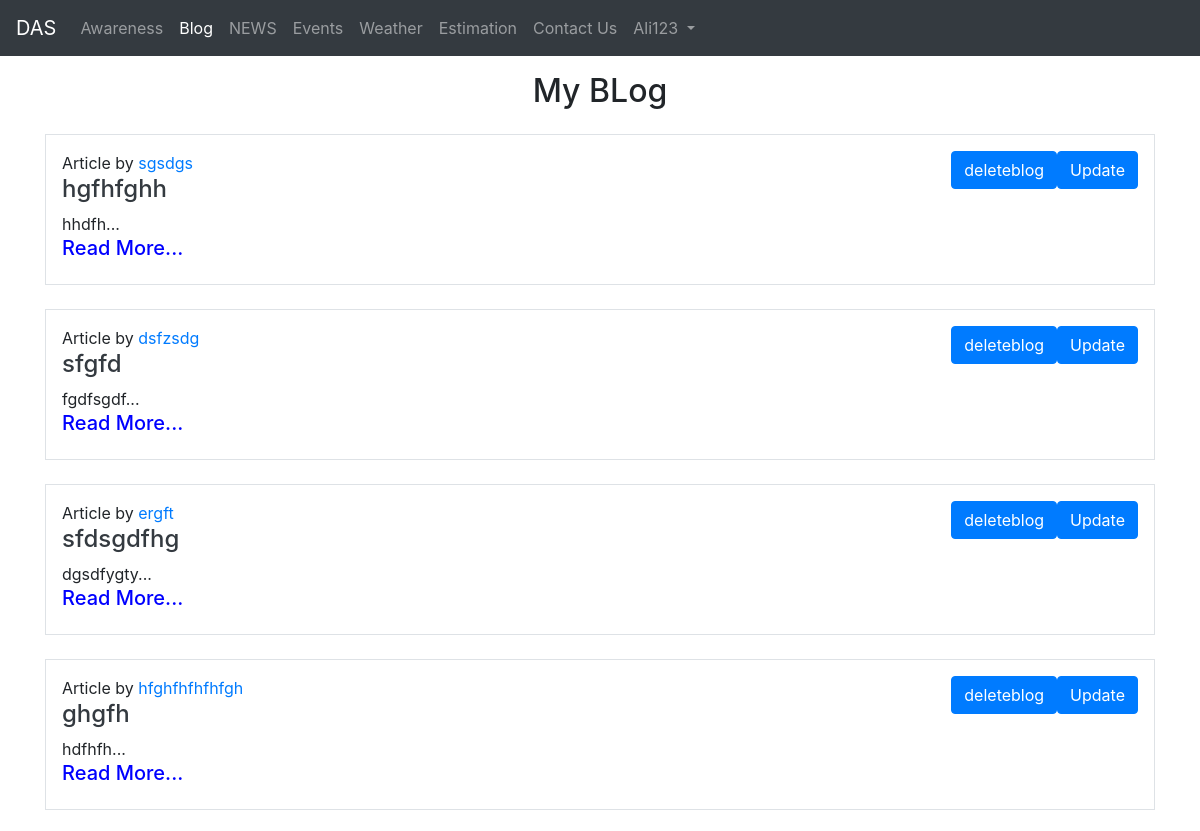
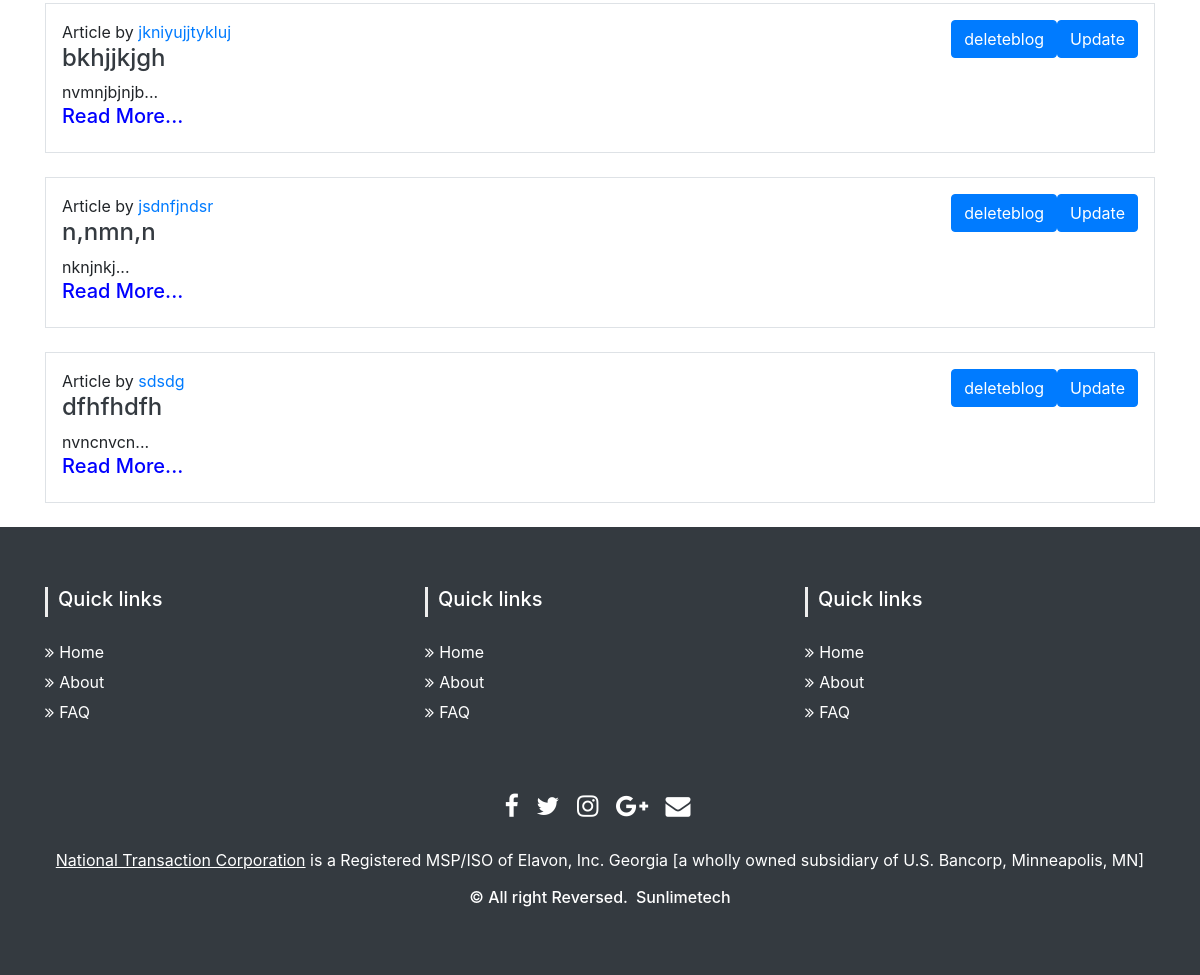
Screenshot of /myblogs/admin (signed in) with the database file from the repository (2 pictures, top to bottom).
### fyp/models.py (models this page shows)
class Blog(models.Model):
    sno = models.AutoField(primary_key=True)
    title = models.CharField(max_length=200)
    content = RichTextField()
    short_desc = models.CharField(max_length=300, default="")
    slug = models.SlugField(max_length=25)
    time = models.DateTimeField(auto_now_add=True)
    author = models.CharField(max_length=20, default="")
    username = models.CharField(max_length=20, default="")
    def __str__(self):
        return self.title

### fyp/views.py (the view)
# urls.py: path('myblogs/<str:username>', views.myblogs, name='myblogs'),
def myblogs(request,username):
    blogs = Blog.objects.filter(username=username)
    print(blogs)
    context={'blogs':blogs}
    return render(request, 'myblogs.html',context)

### templates/myblogs.html (shortened to what this page needs)
{% extends 'base.html' %}
{% block blogactive %}active{% endblock blogactive %}
{% block body %}
{% if user.is_authenticated %}
<div class="container">
  <h2 class="text-center my-3">My BLog</h2>
  {% if blogs|length < 1 %}
  <div style="text-align: center;padding-bottom: 10px;">
  <h4>You haven't written any blog yet.</h4>
  <a class="btn btn-primary btn-lg" href="/blogwrite" role="button">Write BLog</a>
</div>
  {% else %}
  {% for blog in blogs %}
  <div class="my-4 p-3 border">
    <a class="btn btn-primary my-2 my-sm-0" style="float:right;" href="/blogupdate/{{blog.title}}"
      role="button">Update</a>
    <a class="btn btn-primary my-2 my-sm-0" style="float:right;" href="/deleteblog/{{blog.title}}"
      role="button">deleteblog</a>
    <p class="mb-0 "> Article by <a href="#">{{blog.author}}</a></p>
    <h4 class="text-dark"> <a href="/blogpost/{{blog.slug}}" class="text-dark">{{blog.title}}</a></h4>
    <div>
      {{blog.short_desc|slice:200}}...
    </div>
    <a href="/blogpost/{{blog.slug}}" class="text-dark">
      <h5 style="color: blue;">Read More...</h5>
    </a>
</div>
{% endfor %}
{% endif %}
</div>
{% endif %}
{% endblock body %}

### templates/base.html (shortened to what this page needs)
<!doctype html>
<html lang="en">
<head>
  {% load static %}
  <link rel="stylesheet" type="text/css" href="{% static '/awareness.css' %}">
  <link rel="stylesheet" type="text/javascript" href="">
  <link rel="stylesheet" href="https://cdn.jsdelivr.net/npm/bootstrap@4.5.3/dist/css/bootstrap.min.css"
>
  <link href="//maxcdn.bootstrapcdn.com/bootstrap/4.0.0/css/bootstrap.min.css" rel="stylesheet" id="bootstrap-css">
</head>
<body>
  <nav class="navbar navbar-expand-lg navbar-dark bg-dark">
    <a class="navbar-brand" href="/">DAS</a>
    <div class="collapse navbar-collapse" id="navbarSupportedContent">
      <ul class="navbar-nav mr-auto">
        <li class="nav-item {% block awarenessactive %}{% endblock awarenessactive %}">
          <a class="nav-link" href="/awareness">Awareness<span class="sr-only">(current)</span></a>
        </li>
        <li class="nav-item {% block blogactive %}{% endblock blogactive %} ">
          <a class="nav-link" href="/bloghome">Blog</a>
        </li>
        <li class="nav-item {% block newsactive %}{% endblock newsactive %}">
          <a class="nav-link" href="/news">NEWS</a>
        </li>
        <li class="nav-item {% block eventsactive %}{% endblock eventsactive %}">
          <a class="nav-link" href="/events">Events</a>
        </li>
        <li class="nav-item {% block weatheractive %}{% endblock weatheractive %}">
          <a class="nav-link" href="/weather">Weather</a>
        </li>
        <li class="nav-item {% block estimationactive %}{% endblock estimationactive %} ">
          <a class="nav-link" href="/estimation">Estimation</a>
        </li>
        <li class="nav-item {% block contactactive %}{% endblock contactactive %} ">
          <a class="nav-link" href="/contact">Contact Us</a>
        </li>
      <div class="ml-auto form-inline">
        {% if user.is_authenticated %}
        <ul class="navbar-nav mr-2">
          <li class="nav-item dropdown {% block adminactive %}{% endblock adminactive %}">
            <a class="nav-link dropdown-toggle" href="#" id="navbarDropdown" role="button" data-toggle="dropdown">
              {{request.user}}
            </a>
          </li>
        </ul>
        {% else %}
        <li class="nav-item {% block loginactive %}{% endblock loginactive %} ">
        <a class="nav-link " href="/login">Login</a>
        </li>
        {% endif %}
      </div>
    </div>
  </nav>
  {% block body %} {% endblock body %}
  {% block footer %}
  <section id="footer" {% block footerhidden %} {% endblock footerhidden %}>
  {% endblock footer %}
    <div class="container">
      <div class="row text-center text-xs-center text-sm-left text-md-left">
        <div class="col-xs-12 col-sm-4 col-md-4">
          <h5>Quick links</h5>
          <ul class="list-unstyled quick-links">
            <li><a href="https://www.fiverr.com/share/qb8D02"><i class="fa fa-angle-double-right"></i>Home</a></li>
            <li><a href="https://www.fiverr.com/share/qb8D02"><i class="fa fa-angle-double-right"></i>About</a></li>
            <li><a href="https://www.fiverr.com/share/qb8D02"><i class="fa fa-angle-double-right"></i>FAQ</a></li>
          </ul>
        </div>
        <div class="col-xs-12 col-sm-4 col-md-4">
          <h5>Quick links</h5>
          <ul class="list-unstyled quick-links">
            <li><a href="https://www.fiverr.com/share/qb8D02"><i class="fa fa-angle-double-right"></i>Home</a></li>
            <li><a href="https://www.fiverr.com/share/qb8D02"><i class="fa fa-angle-double-right"></i>About</a></li>
            <li><a href="https://www.fiverr.com/share/qb8D02"><i class="fa fa-angle-double-right"></i>FAQ</a></li>
          </ul>
        </div>
        <div class="col-xs-12 col-sm-4 col-md-4">
          <h5>Quick links</h5>
          <ul class="list-unstyled quick-links">
            <li><a href="https://www.fiverr.com/share/qb8D02"><i class="fa fa-angle-double-right"></i>Home</a></li>
            <li><a href="https://www.fiverr.com/share/qb8D02"><i class="fa fa-angle-double-right"></i>About</a></li>
            <li><a href="https://www.fiverr.com/share/qb8D02"><i class="fa fa-angle-double-right"></i>FAQ</a></li>
          </ul>
        </div>
      </div>
      <div class="row">
        <div class="col-xs-12 col-sm-12 col-md-12 mt-2 mt-sm-5">
          <ul class="list-unstyled list-inline social text-center">
            <li class="list-inline-item"><a href="https://www.fiverr.com/share/qb8D02"><i
                  class="fa fa-facebook"></i></a></li>
            <li class="list-inline-item"><a href="https://www.fiverr.com/share/qb8D02"><i class="fa fa-twitter"></i></a>
            </li>
            <li class="list-inline-item"><a href="https://www.fiverr.com/share/qb8D02"><i
                  class="fa fa-instagram"></i></a></li>
            <li class="list-inline-item"><a href="https://www.fiverr.com/share/qb8D02"><i
                  class="fa fa-google-plus"></i></a></li>
            <li class="list-inline-item"><a href="https://www.fiverr.com/share/qb8D02" target="_blank"><i
                  class="fa fa-envelope"></i></a></li>
          </ul>
        </div>
      </div>
      <div class="row">
        <div class="col-xs-12 col-sm-12 col-md-12 mt-2 mt-sm-2 text-center text-white">
          <p><u><a href="https://www.nationaltransaction.com/">National Transaction Corporation</a></u> is a Registered
            MSP/ISO of Elavon, Inc. Georgia [a wholly owned subsidiary of U.S. Bancorp, Minneapolis, MN]</p>
          <p class="h6">© All right Reversed.<a class="text-green ml-2" href="https://www.sunlimetech.com"
              target="_blank">Sunlimetech</a></p>
        </div>
      </div>
    </div>
  </section>
</body>
</html>

### static/awareness.css (style rules this page uses)
section { padding: 60px 0; }
#footer { background: #343a40 !important; }
#footer h5 { padding-left: 10px; border-left: 3px solid #eeeeee; padding-bottom: 6px; margin-bottom: 20px; color:#ffffff; }
#footer a { color: #ffffff; text-decoration: none !important; background-color: transparent; -webkit-text-decoration-skip: objects; }
#footer ul.social li { padding: 3px 0; }
#footer ul.social li a i { margin-right: 5px; font-size:25px; -webkit-transition: .5s all ease; -moz-transition: .5s all ease; transition: .5s all ease; }
#footer ul.social li a, #footer ul.quick-links li a { color:#ffffff; }
#footer ul.quick-links li { padding: 3px 0; -webkit-transition: .5s all ease; -moz-transition: .5s all ease; transition: .5s all ease; }
#footer ul.quick-links li a i { margin-right: 5px; }

### rows the page displays
Blog: author "sgsdgs", title "hgfhfghh", short_desc "hhdfh"
Blog: author "dsfzsdg", title "sfgfd", short_desc "fgdfsgdf"
Blog: author "ergft", title "sfdsgdfhg", short_desc "dgsdfygty"
Blog: author "hfghfhfhfhfgh", title "ghgfh", short_desc "hdfhfh"
Blog: author "jkniyujjtykluj", title "bkhjjkjgh", short_desc "nvmnjbjnjb"
Blog: author "jsdnfjndsr", title "n,nmn,n", short_desc "nknjnkj"
Blog: author "sdsdg", title "dfhfhdfh", short_desc "nvncnvcn"

### other values shown
{{ request.user }} "Ali123"
